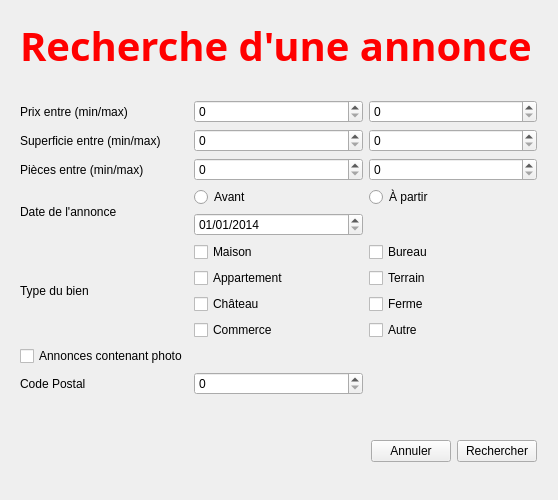
<?xml version="1.0" encoding="UTF-8"?>
<ui version="4.0">
 <class>rechercheDialog</class>
 <widget class="QWidget" name="rechercheDialog">
  <property name="geometry">
   <rect>
    <x>0</x>
    <y>0</y>
    <width>558</width>
    <height>500</height>
   </rect>
  </property>
  <property name="minimumSize">
   <size>
    <width>558</width>
    <height>500</height>
   </size>
  </property>
  <property name="maximumSize">
   <size>
    <width>558</width>
    <height>500</height>
   </size>
  </property>
  <property name="windowTitle">
   <string>Form</string>
  </property>
  <widget class="QWidget" name="gridLayoutWidget">
   <property name="geometry">
    <rect>
     <x>20</x>
     <y>100</y>
     <width>517</width>
     <height>401</height>
    </rect>
   </property>
   <layout class="QGridLayout" name="gridLayout_2">
    <item row="1" column="2">
     <widget class="QSpinBox" name="superficieMax">
      <property name="maximum">
       <number>99999999</number>
      </property>
     </widget>
    </item>
    <item row="1" column="0">
     <widget class="QLabel" name="labelSuperficie">
      <property name="text">
       <string>Superficie entre (min/max)</string>
      </property>
     </widget>
    </item>
    <item row="5" column="0" colspan="2">
     <widget class="QCheckBox" name="chkPhoto">
      <property name="text">
       <string>Annonces contenant photo</string>
      </property>
     </widget>
    </item>
    <item row="2" column="1">
     <widget class="QSpinBox" name="piecesMin">
      <property name="maximum">
       <number>1000000</number>
      </property>
     </widget>
    </item>
    <item row="6" column="1">
     <widget class="QSpinBox" name="codePostal">
      <property name="maximum">
       <number>10000</number>
      </property>
     </widget>
    </item>
    <item row="0" column="0">
     <widget class="QLabel" name="labelPrix">
      <property name="text">
       <string>Prix entre (min/max)</string>
      </property>
     </widget>
    </item>
    <item row="0" column="1">
     <widget class="QSpinBox" name="prixMin">
      <property name="maximum">
       <number>10000</number>
      </property>
     </widget>
    </item>
    <item row="2" column="0">
     <widget class="QLabel" name="labelPieces">
      <property name="text">
       <string>Pièces entre (min/max)</string>
      </property>
     </widget>
    </item>
    <item row="3" column="0">
     <widget class="QLabel" name="labelDate">
      <property name="text">
       <string>Date de l'annonce</string>
      </property>
     </widget>
    </item>
    <item row="7" column="0">
     <spacer name="verticalSpacer">
      <property name="orientation">
       <enum>Qt::Vertical</enum>
      </property>
      <property name="sizeHint" stdset="0">
       <size>
        <width>20</width>
        <height>40</height>
       </size>
      </property>
     </spacer>
    </item>
    <item row="7" column="1" colspan="2">
     <layout class="QHBoxLayout" name="horizontalLayout_2">
      <item>
       <spacer name="horizontalSpacer">
        <property name="orientation">
         <enum>Qt::Horizontal</enum>
        </property>
        <property name="sizeHint" stdset="0">
         <size>
          <width>40</width>
          <height>20</height>
         </size>
        </property>
       </spacer>
      </item>
      <item>
       <widget class="QPushButton" name="annuler">
        <property name="text">
         <string>Annuler</string>
        </property>
       </widget>
      </item>
      <item>
       <widget class="QPushButton" name="rechercher">
        <property name="text">
         <string>Rechercher</string>
        </property>
       </widget>
      </item>
     </layout>
    </item>
    <item row="4" column="0">
     <widget class="QLabel" name="labelType">
      <property name="text">
       <string>Type du bien</string>
      </property>
     </widget>
    </item>
    <item row="1" column="1">
     <widget class="QSpinBox" name="superficieMin">
      <property name="maximum">
       <number>1000000</number>
      </property>
     </widget>
    </item>
    <item row="4" column="2">
     <layout class="QGridLayout" name="gridLayout_4">
      <item row="1" column="0">
       <widget class="QCheckBox" name="chkTerrain">
        <property name="text">
         <string>Terrain</string>
        </property>
       </widget>
      </item>
      <item row="2" column="0">
       <widget class="QCheckBox" name="chkFerme">
        <property name="text">
         <string>Ferme</string>
        </property>
       </widget>
      </item>
      <item row="0" column="0">
       <widget class="QCheckBox" name="chkBureau">
        <property name="text">
         <string>Bureau</string>
        </property>
       </widget>
      </item>
      <item row="3" column="0">
       <widget class="QCheckBox" name="chkAutre">
        <property name="text">
         <string>Autre</string>
        </property>
       </widget>
      </item>
     </layout>
    </item>
    <item row="0" column="2">
     <widget class="QSpinBox" name="prixMax">
      <property name="maximum">
       <number>99999999</number>
      </property>
     </widget>
    </item>
    <item row="2" column="2">
     <widget class="QSpinBox" name="piecesMax">
      <property name="maximum">
       <number>99999999</number>
      </property>
     </widget>
    </item>
    <item row="6" column="0">
     <widget class="QLabel" name="labelCodePostal">
      <property name="text">
       <string>Code Postal</string>
      </property>
     </widget>
    </item>
    <item row="3" column="1" colspan="2">
     <layout class="QGridLayout" name="gridLayout_5">
      <item row="1" column="1">
       <widget class="QRadioButton" name="radioDateApres">
        <property name="text">
         <string>À partir</string>
        </property>
       </widget>
      </item>
      <item row="1" column="0">
       <widget class="QRadioButton" name="radioDateAvant">
        <property name="text">
         <string>Avant</string>
        </property>
       </widget>
      </item>
      <item row="2" column="0">
       <widget class="QDateEdit" name="dateAnnonce">
        <property name="maximumDate">
         <date>
          <year>2099</year>
          <month>12</month>
          <day>31</day>
         </date>
        </property>
        <property name="minimumDate">
         <date>
          <year>2014</year>
          <month>1</month>
          <day>1</day>
         </date>
        </property>
        <property name="displayFormat">
         <string>dd/MM/yyyy</string>
        </property>
       </widget>
      </item>
     </layout>
    </item>
    <item row="4" column="1">
     <layout class="QGridLayout" name="gridLayout_3">
      <item row="0" column="0">
       <widget class="QCheckBox" name="chkMaison">
        <property name="text">
         <string>Maison</string>
        </property>
       </widget>
      </item>
      <item row="2" column="0">
       <widget class="QCheckBox" name="chkChateau">
        <property name="text">
         <string>Château</string>
        </property>
       </widget>
      </item>
      <item row="1" column="0">
       <widget class="QCheckBox" name="chkAppt">
        <property name="text">
         <string>Appartement</string>
        </property>
       </widget>
      </item>
      <item row="3" column="0">
       <widget class="QCheckBox" name="ckCommerce">
        <property name="text">
         <string>Commerce</string>
        </property>
       </widget>
      </item>
     </layout>
    </item>
   </layout>
  </widget>
  <widget class="QLabel" name="titreGlobal">
   <property name="geometry">
    <rect>
     <x>20</x>
     <y>20</y>
     <width>531</width>
     <height>51</height>
    </rect>
   </property>
   <property name="font">
    <font>
     <family>Arial Black</family>
     <pointsize>30</pointsize>
     <weight>75</weight>
     <bold>true</bold>
    </font>
   </property>
   <property name="styleSheet">
    <string notr="true">color:red;</string>
   </property>
   <property name="text">
    <string>Recherche d'une annonce</string>
   </property>
  </widget>
 </widget>
 <resources/>
 <connections/>
</ui>
